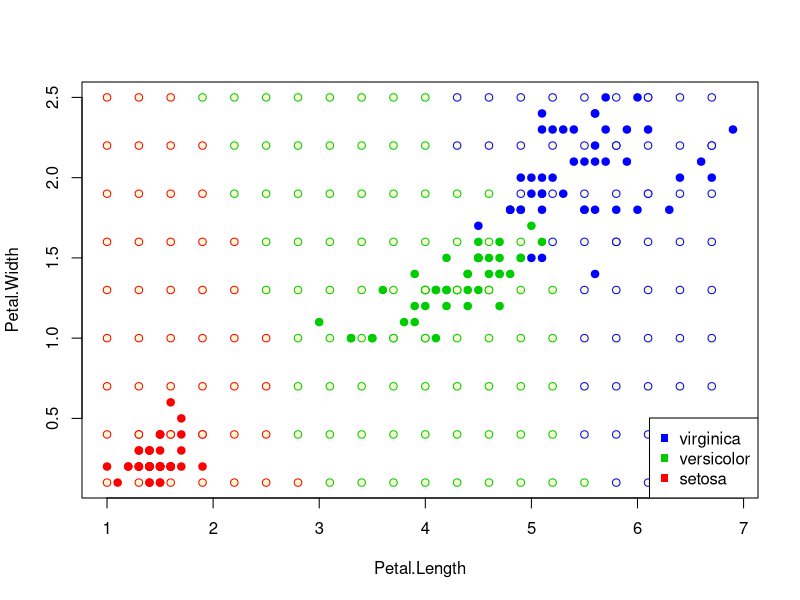

Source code (R):
eDist <- function(u, v) {
  sqrt(sum((u - v)^2))
}

CoreRect <- function(z){
  if(abs(z) <= 1) return(0.5)
  else return(0)
}

CoreTriang <- function(z){
  if(abs(z) <= 1) return(1 - abs(z))
  else return(0)
}

CoreQuart <- function(z){
  if(abs(z) <= 1) return((15/16)*(1 - z^2)^2)
  else return(0)
}

CoreEpan <- function(z){
  if(abs(z) <= 1) return(0.75*(1 - z^2))
  else return(0)
}

CoreGauss <- function(z){
  (2*pi)^(-0.5)*exp(-0.5*z^2)
}

varpw <- function(X, z, K, k){
  xl <- X[, 3:5]
  l <- dim(xl)[1]
  n <- dim(xl)[2] - 1
  
  distances <- c()
  for(tmp in 1:l){
    distances[tmp] <- eDist(xl[tmp, 1:n], z)
  }
  orderedxl <- xl[order(distances), ]
  distances_s <- sort(distances)
  weights <- c()
  for(tmp in 1:k){
    weights[tmp] <- CoreRect(distances_s[tmp]/distances_s[k+1])
  }
  #orderedxl_weighed <- cbind(orderedxl[1:k, ], weights)
  #classes <- orderedxl_weighed[ , (n + 1):(n + 2)]
  classes <- cbind(orderedxl[1:k, ], weights)[ , (n + 1):(n + 2)]
  sumSetosa <- sum(classes[classes$Species == "setosa", 2])
  sumVersicolor <- sum(classes[classes$Species == "versicolor", 2])
  sumVirginica <- sum(classes[classes$Species == "virginica", 2])
  ans <- matrix(c(sumSetosa, sumVersicolor, sumVirginica), 
                nrow = 1, ncol = 3, byrow = T, list(c(1), c('setosa', 'versicolor', 'virginica')))
  return(colnames(ans)[which.max(ans)])
}

colors <- c("setosa" = "red", "versicolor" = "green3", "virginica" = "blue")
plot(iris[, 3:4], pch = 21, bg = colors[iris$Species], col = colors[iris$Species])

k <- 6
K <- CoreRect
step <- 0.3

st3 <- seq(from = min(iris[, 3]), to = max(iris[, 3]), by = step)
st4 <- seq(from = min(iris[, 4]), to = max(iris[, 4]), by = step)

for(i in st3){
  for(j in st4){
    z <- c(i, j)
    points(z[1], z[2],  pch = 21, bg = "lightgoldenrodyellow", col = colors[varpw(iris, z, K, k)])
  }
}

legend("bottomright", c("virginica", "versicolor", "setosa"), pch = c(15,15,15), 
       col = c("blue", "green3", "red"))
